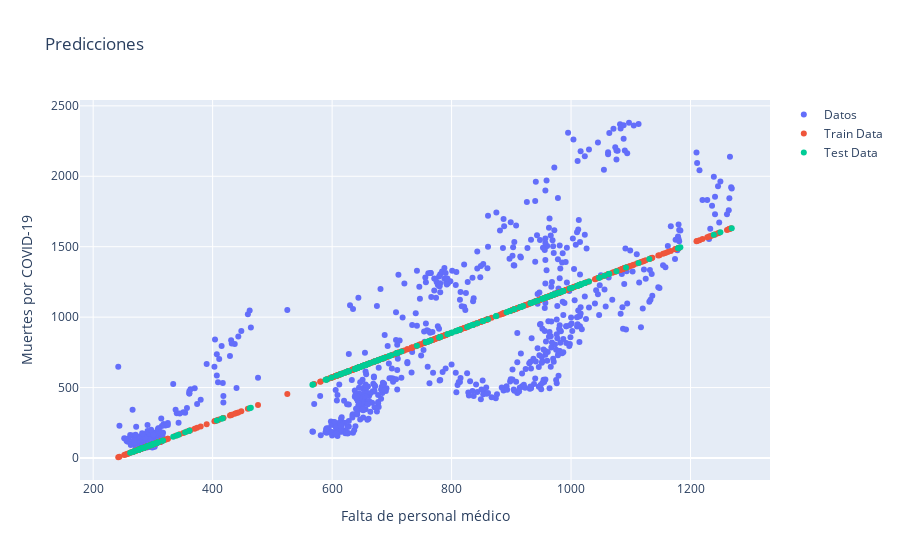

This figure's notebook cell:
### Code cell
X = table_r['critical_staffing_shortage_today_yes'].values.reshape(-1,1)
y = table_r['deaths_covid'].values
X_tr, X_te, y_tr, y_te = train_test_split(X, y, test_size=0.25, random_state=0)
lr = LinearRegression(fit_intercept=True)
lr.fit(X_tr, y_tr)
y_pr_tr = lr.predict(X_tr)
y_pr_te = lr.predict(X_te)
print('**Error en predicciones (MSE):** {}'.format(mean_squared_error(y_te,y_pr_te)))
fig = go.Figure()
fig.add_trace(go.Scatter(y = table_r['deaths_covid'], x = table_r['critical_staffing_shortage_today_yes'], mode = 'markers', name='Datos'))
fig.add_trace(go.Scatter(x = X_tr.reshape(-1), y = y_pr_tr, mode='markers', name='Train Data'))
fig.add_trace(go.Scatter(x = X_te.reshape(-1), y = y_pr_te, mode='markers', name='Test Data'))
fig.update_layout(
    title='Predicciones',
    xaxis_title = 'Falta de personal médico',
    yaxis_title = 'Muertes por COVID-19')

### Figure 1 — Plotly figure (JSON) as saved in the notebook; plotly's stock layout.template omitted (floating-point values rounded to 4 significant figures; data arrays with more than 128 entries replaced by an {"elided": "..."} marker saying what was removed)
{"data": [{"mode": "markers", "name": "Datos", "type": "scatter", "x": {"elided": "755 int values"}, "y": {"elided": "755 int values"}}, {"mode": "markers", "name": "Train Data", "type": "scatter", "x": {"elided": "566 int values"}, "y": {"elided": "566 float values"}}, {"mode": "markers", "name": "Test Data", "type": "scatter", "x": {"elided": "189 int values"}, "y": {"elided": "189 float values"}}], "layout": {"title": {"text": "Predicciones"}, "xaxis": {"title": {"text": "Falta de personal médico"}}, "yaxis": {"title": {"text": "Muertes por COVID-19"}}}}
